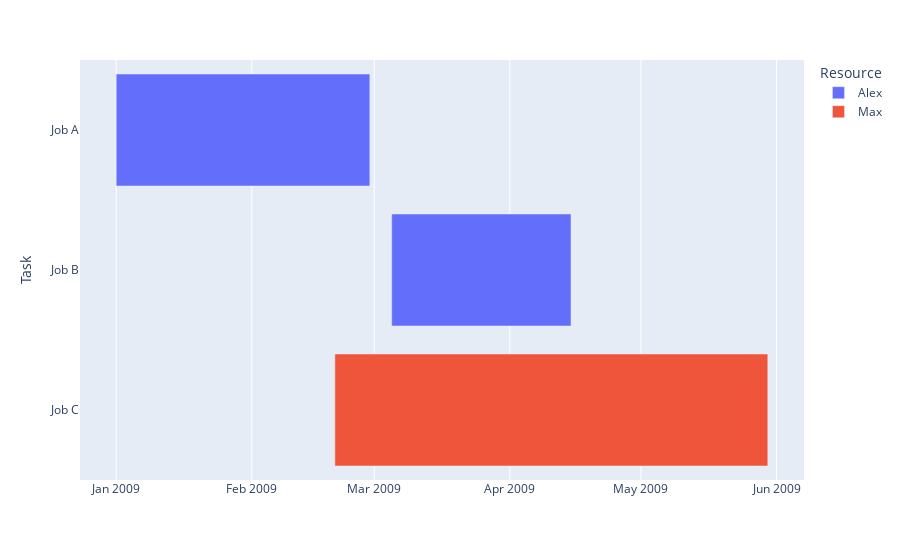

The notebook cell this image was saved under:
### Code cell
## type your code ##
fig=px.timeline(
    data_frame=df,
    x_start='Start',
    x_end='Finish',
    color='Resource',
    y='Task'
)
# 위에서부터 시작하게 Y축 역방향으로 설정
fig.update_yaxes(autorange="reversed")
fig.show()

### Figure 1 — Plotly figure (JSON) as saved in the notebook; plotly's stock layout.template omitted (floating-point values rounded to 4 significant figures)
{"data": [{"alignmentgroup": "True", "base": ["2009-01-01", "2009-03-05"], "hovertemplate": "Resource=Alex<br>Start=%{base}<br>Finish=%{x}<br>Task=%{y}<extra></extra>", "legendgroup": "Alex", "marker": {"color": "#636efa", "pattern": {"shape": ""}}, "name": "Alex", "offsetgroup": "Alex", "orientation": "h", "showlegend": true, "textposition": "auto", "type": "bar", "x": [5011200000, 3542400000], "xaxis": "x", "y": ["Job A", "Job B"], "yaxis": "y"}, {"alignmentgroup": "True", "base": ["2009-02-20"], "hovertemplate": "Resource=Max<br>Start=%{base}<br>Finish=%{x}<br>Task=%{y}<extra></extra>", "legendgroup": "Max", "marker": {"color": "#EF553B", "pattern": {"shape": ""}}, "name": "Max", "offsetgroup": "Max", "orientation": "h", "showlegend": true, "textposition": "auto", "type": "bar", "x": [8553600000], "xaxis": "x", "y": ["Job C"], "yaxis": "y"}], "layout": {"barmode": "overlay", "legend": {"title": {"text": "Resource"}, "tracegroupgap": 0}, "margin": {"t": 60}, "xaxis": {"anchor": "y", "domain": [0, 1], "type": "date"}, "yaxis": {"anchor": "x", "autorange": "reversed", "domain": [0, 1], "title": {"text": "Task"}}}}
